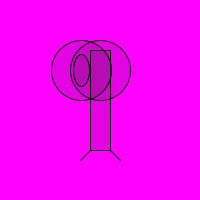
Frame 1 (no input)
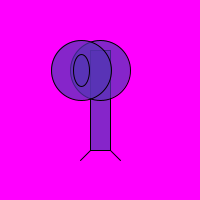
Frame 60 (the mouse pressed at the canvas centre just before this capture)
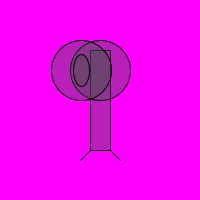
Frame 120 (the mouse held since frame 60 and released just before this capture)

The Processing sketch that drew these frames (run headless with seeded random() and noise(); from frame 60 on, the mouse is pressed at the canvas centre):

// Processing sketch: processing_140312
// ── processing_140312.pde

int k = 1;
int j = 1;
float t;
float p;

void setup (){
  size (200, 200);
}
  
void draw () {
background(#FF00FF);
  fill(155);
rectMode(CENTER);

colorMode(HSB);
k = k+30;
fill (k,k,k,k);
 if (k > 250) {
  k = 1;
}

tint( 255, 255);
rect(100, 100, 20, 100);
ellipse (100, 70, 60, 60);
ellipse (81, 70, 60, 60);
ellipse (81, 70, 16, 32);
line(90, 150, 80, 160);
line(110, 150, 120, 160);

stroke(0);
pushMatrix();
scale(2.0);

popMatrix();
}
